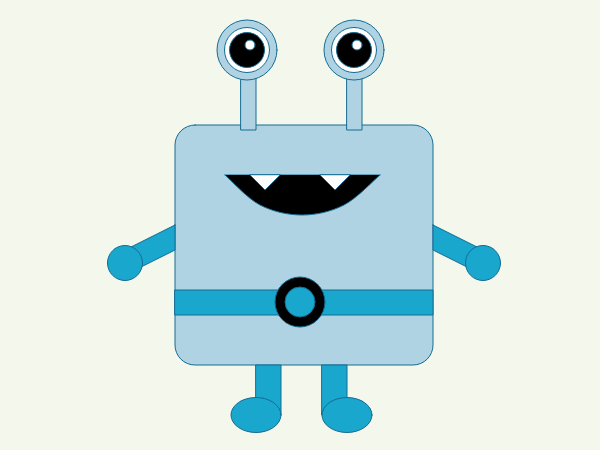
Frame 1 (no input)
Frame 60 (no input): identical to frame 1, image omitted
Frame 120 (the mouse pressed at the canvas centre since frame 60): identical to frame 1, image omitted

The p5.js sketch that drew this single still picture (run headless with seeded random() and noise() and a simulated clock; from frame 60 on, the mouse is pressed at the canvas centre):

// p5.js sketch
// ── sketch.js
//ACT 2 - Alien
//Create your own Alien. Make sure to use the beginShape(), endShape(), translate(), bezierVertex(), and the different shape modes and styles. Add functions (push, pop, scale, and rotate) in the activity. You can also put color of your own choice.

//FUNCTION - setup
function setup() {
  createCanvas(600, 450); //canvas size
}

//FUNCTION - draw
function draw() {
  background("#F3F7EC"); //background fill
  stroke(20, 108, 148); //stroke color

  //BODY
  fill(175, 211, 226);
  rect(175, 125, 258, 240, 20); //x, y, w, h, corner radius

  //ANTENNAS
  rect(241, 70, 15, 60);
  rect(347, 70, 15, 60);

  //EYES
  //Eye bases
  ellipse(247, 50, 60, 60);
  ellipse(354, 50, 60, 60);

  //Eye whites
  fill(255);
  ellipse(247, 50, 45, 45);
  ellipse(354, 50, 45, 45);

  //Eye blacks
  fill(0);
  ellipse(247, 50, 35, 35);
  ellipse(354, 50, 35, 35);

  //Eye highlights
  fill(255);
  ellipse(250, 45, 10, 10);
  ellipse(357, 45, 10, 10);

  //MOUTH
  push(); //stores styles for specific group of shapes
  line(225, 175, 380, 175); //top line
  fill(0);
  //drawing the mouth curve with bezier curve
  beginShape();
  curveVertex(225, 175); //start point x, y
  curveVertex(225, 175); //x, y
  curveVertex(260, 205); //x, y
  curveVertex(302, 215); //mid point - lowest x, y
  curveVertex(344, 205); //x, y
  curveVertex(380, 175); //x, y
  curveVertex(380, 175); //end point - x, y
  endShape();
  pop(); //restores previous styles

  //TEETH
  fill(255);
  triangle(250, 175, 265, 190, 280, 175);
  triangle(320, 175, 335, 190, 350, 175);

  //ARMS, HANDS
  push(); //stores styles for specific group of shapes
  fill(25, 167, 206);
  //arm
  beginShape();
  vertex(175, 225);
  vertex(175, 250);
  vertex(125, 275);
  vertex(125, 250);
  endShape(CLOSE);
  ellipse(125, 263, 35, 35); //hand

  //arm
  beginShape();
  vertex(433, 225);
  vertex(433, 250);
  vertex(483, 275);
  vertex(483, 250);
  endShape(CLOSE);
  ellipse(483, 263, 35, 35); //hand
  pop(); //restores previous styles

  //BELT
  fill(25, 167, 206);
  rect(175, 290, 258, 25);

  fill(0);
  ellipse(300, 302, 50, 50);

  fill(25, 167, 206);
  ellipse(300, 302, 30, 30);

  //LEGS
  fill(25, 167, 206);
  rect(256, 365, 25, 50);
  rect(322, 365, 25, 50);

  //FEET
  ellipse(256, 415, 50, 35);
  ellipse(347, 415, 50, 35);
}
